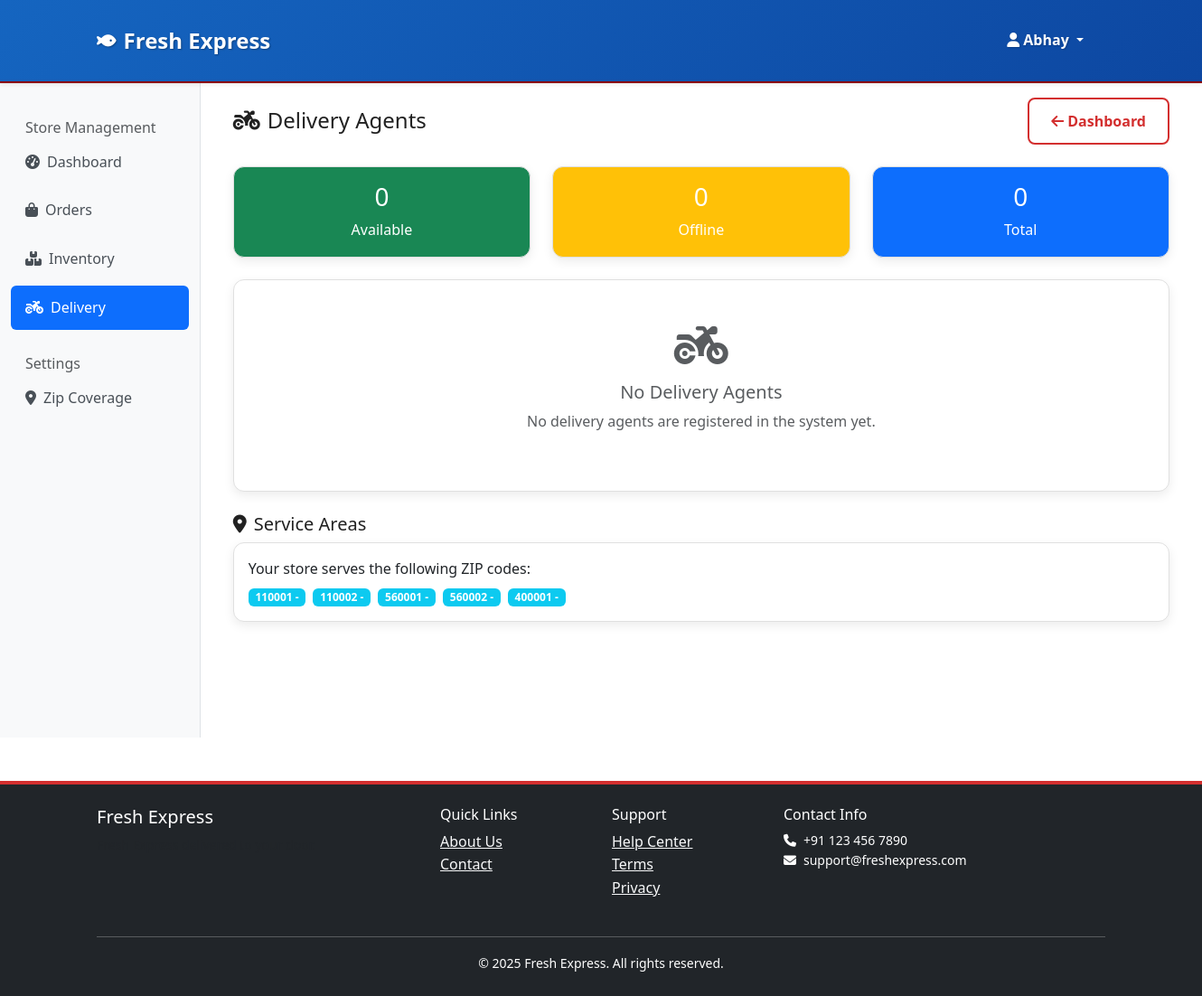
The app's page /stores/agents/ (signed in), older data.
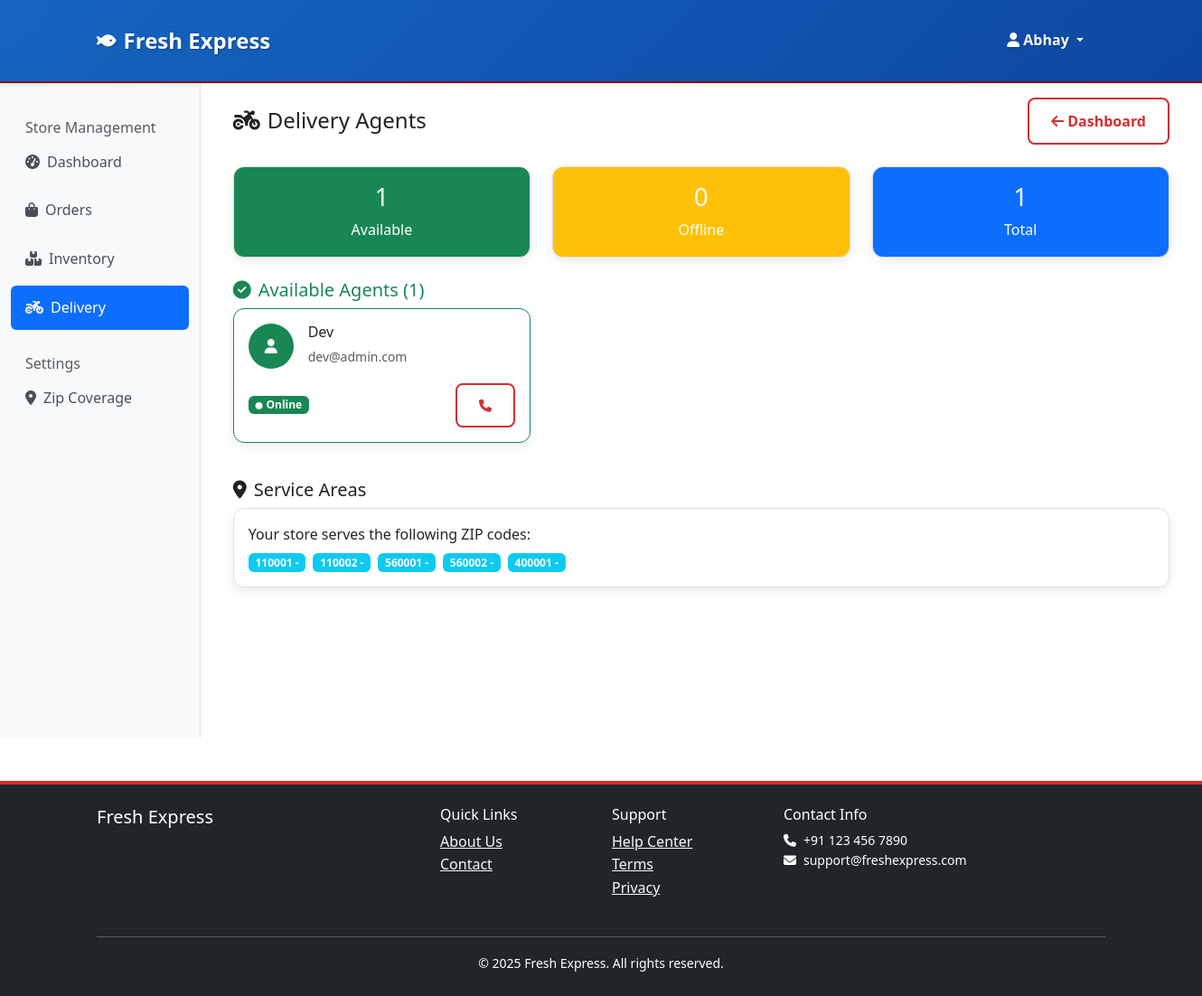
The same page, newer data.
### locations/models.py (models this page shows, shortened)
class ZipArea(TimeStampedModel):
    zip_code = models.CharField(max_length=10, unique=True, db_index=True)
    city = models.CharField(max_length=100)
    state = models.CharField(max_length=100)
    country = models.CharField(max_length=100, default='India')
    default_delivery_fee = models.DecimalField(max_digits=6, decimal_places=2, default=Decimal('0.00'))
    default_min_order_value = models.DecimalField(max_digits=8, decimal_places=2, default=Decimal('0.00'))
    default_delivery_time_minutes = models.PositiveIntegerField(default=60)
    latitude = models.DecimalField(max_digits=10, decimal_places=7, blank=True, null=True)
    longitude = models.DecimalField(max_digits=10, decimal_places=7, blank=True, null=True)
    is_active = models.BooleanField(default=True)
    class Meta:
        ordering = ['state', 'city', 'zip_code']
        indexes = [
            models.Index(fields=['zip_code', 'is_active']),
            models.Index(fields=['city', 'state']),
        ]

### delivery_new/models.py (models this page shows, shortened)
class DeliveryAgent(TimeStampedModel):
    STATUS_CHOICES = [
        ('active', 'Active'),
        ('offline', 'Offline'),
        ('on_break', 'On Break'),
        ('busy', 'Busy'),
    ]
    VEHICLE_CHOICES = [
        ('bicycle', 'Bicycle'),
        ('scooter', 'Scooter'),
        ('motorcycle', 'Motorcycle'),
        ('car', 'Car'),
        ('van', 'Van'),
    ]
    user = models.OneToOneField(User, on_delete=models.CASCADE, related_name='delivery_new_agent_profile')
    agent_id = models.CharField(max_length=20, unique=True, editable=False)
    store = models.ForeignKey(Store, on_delete=models.CASCADE, related_name='delivery_new_agents')
    phone_number = models.CharField(max_length=15)
    alternative_phone = models.CharField(max_length=15, blank=True, null=True)
    status = models.CharField(max_length=10, choices=STATUS_CHOICES, default='offline')
    is_available = models.BooleanField(default=False)
    max_concurrent_orders = models.PositiveIntegerField(default=3)
    service_area_radius = models.PositiveIntegerField(default=10, help_text="Service radius in km")
    vehicle_type = models.CharField(max_length=15, choices=VEHICLE_CHOICES, default='scooter')
    vehicle_number = models.CharField(max_length=20, blank=True, null=True)
    current_latitude = models.DecimalField(max_digits=10, decimal_places=7, blank=True, null=True)
    current_longitude = models.DecimalField(max_digits=10, decimal_places=7, blank=True, null=True)
    last_location_update = models.DateTimeField(blank=True, null=True)
    total_deliveries = models.PositiveIntegerField(default=0)
    successful_deliveries = models.PositiveIntegerField(default=0)
    average_rating = models.DecimalField(max_digits=3, decimal_places=2, default=0.00)
    class Meta:
        verbose_name = "Delivery Agent"
        verbose_name_plural = "Delivery Agents"

### accounts/models.py (models this page shows, shortened)
class User(AbstractUser):
    USER_TYPES = [
        ('customer', 'Customer'),
        ('store_owner', 'Store Owner'),
        ('delivery_agent', 'Delivery Agent'),
        ('admin', 'Admin'),
    ]
    user_type = models.CharField(max_length=20, choices=USER_TYPES, default='customer')
    phone_number = models.CharField(max_length=15, blank=True, null=True)
    email_verified = models.BooleanField(default=False)
    phone_verified = models.BooleanField(default=False)
    created_at = models.DateTimeField(auto_now_add=True)
    updated_at = models.DateTimeField(auto_now=True)

### stores/views.py (the view)
# urls.py: path('agents/', views.delivery_agents, name='delivery_agents'),
@store_required
def delivery_agents(request):
    try:
        store = Store.objects.get(owner=request.user)
    except Store.DoesNotExist:
        return redirect('core:home')
    from locations.models import ZipArea
    from stores.models import StoreZipCoverage
    served_zip_areas = ZipArea.objects.filter(
        store_coverages__store=store,
        store_coverages__is_active=True,
        is_active=True
    ).distinct()
    from delivery_new.models import DeliveryAgent
    from django.db.models import Q
    agents = DeliveryAgent.objects.filter(
        Q(store=store)
    ).select_related('user').distinct().order_by('-is_available', 'user__first_name')
    available_agents = agents.filter(is_available=True)
    unavailable_agents = agents.filter(is_available=False)
    context = {
        'store': store,
        'agents': agents,
        'available_agents': available_agents,
        'unavailable_agents': unavailable_agents,
        'served_zip_areas': served_zip_areas,
    }
    return render(request, 'stores/delivery_agents.html', context)

### accounts/models.py (called while the page is built)
    @classmethod
    def get_active_banners(cls, location=None):
        now = timezone.now()
        queryset = cls.objects.filter(
            is_active=True,
            valid_from__lte=now,
            valid_until__gte=now
        ).order_by('display_order', '-created_at')
        if location:
            queryset = queryset.filter(display_location=location)
        return queryset

### core/banner_context.py (called while the page is built)
def promotional_banners(request):
    return {
        'home_top_banners': PromotionalBanner.get_active_banners('home_top'),
        'home_middle_banners': PromotionalBanner.get_active_banners('home_middle'),
        'home_bottom_banners': PromotionalBanner.get_active_banners('home_bottom'),
        'loyalty_banners': PromotionalBanner.get_active_banners('loyalty_dashboard'),
        'checkout_banners': PromotionalBanner.get_active_banners('checkout'),
    }

### core/context_processors.py (called while the page is built, shortened)
def admin_context(request):
    context = {}
    return context

### templates/stores/delivery_agents.html (shortened to what this page needs)
{% extends 'stores/base.html' %}
{% load static %}
{% block store_content %}
<div class="container py-3">
    <div class="d-flex justify-content-between align-items-center mb-4">
        <h2 class="h4 mb-0">
            <i class="fas fa-motorcycle me-2"></i>Delivery Agents
        </h2>
        <a href="{% url 'stores:dashboard' %}" class="btn btn-outline-primary">
            <i class="fas fa-arrow-left me-1"></i>Dashboard
        </a>
    </div>
    <div class="row mb-4">
        <div class="col-md-4">
            <div class="card bg-success text-white">
                <div class="card-body text-center">
                    <h3>{{ available_agents.count }}</h3>
                    <p class="mb-0">Available</p>
                </div>
            </div>
        </div>
        <div class="col-md-4">
            <div class="card bg-warning text-white">
                <div class="card-body text-center">
                    <h3>{{ unavailable_agents.count }}</h3>
                    <p class="mb-0">Offline</p>
                </div>
            </div>
        </div>
        <div class="col-md-4">
            <div class="card bg-primary text-white">
                <div class="card-body text-center">
                    <h3>{{ agents.count }}</h3>
                    <p class="mb-0">Total</p>
                </div>
            </div>
        </div>
    </div>
    {% if available_agents %}
    <div class="mb-4">
        <h5 class="text-success">
            <i class="fas fa-check-circle me-2"></i>Available Agents ({{ available_agents.count }})
        </h5>
        <div class="row">
            {% for agent in available_agents %}
            <div class="col-md-6 col-lg-4 mb-3">
                <div class="card border-success">
                    <div class="card-body">
                        <div class="d-flex align-items-center mb-3">
                            <div class="bg-success rounded-circle d-flex align-items-center justify-content-center me-3"
                                 style="width: 50px; height: 50px;">
                                <i class="fas fa-user text-white"></i>
                            </div>
                            <div>
                                <h6 class="mb-1">{{ agent.user.get_full_name }}</h6>
                                <small class="text-muted">{{ agent.user.email }}</small>
                            </div>
                        </div>
                        <div class="d-flex justify-content-between align-items-center">
                            <span class="badge bg-success">
                                <i class="fas fa-circle me-1" style="font-size: 0.5rem;"></i>Online
                            </span>
                            {% if agent.user.phone_number %}
                                <a href="tel:{{ agent.user.phone_number }}" class="btn btn-sm btn-outline-primary">
                                    <i class="fas fa-phone"></i>
                                </a>
                            {% endif %}
                        </div>
                    </div>
                </div>
            </div>
            {% endfor %}
        </div>
    </div>
    {% endif %}
    {% if not agents %}
    <div class="card">
        <div class="card-body text-center py-5">
            <i class="fas fa-motorcycle fa-3x text-muted mb-3"></i>
            <h5 class="text-muted">No Delivery Agents</h5>
            <p class="text-muted">No delivery agents are registered in the system yet.</p>
        </div>
    </div>
    {% endif %}
    {% if served_zip_areas %}
    <div class="mt-4">
        <h5><i class="fas fa-map-marker-alt me-2"></i>Service Areas</h5>
        <div class="card">
            <div class="card-body">
                <p class="mb-2">Your store serves the following ZIP codes:</p>
                <div class="d-flex flex-wrap gap-2">
                    {% for zip_area in served_zip_areas %}
                        <span class="badge bg-info">{{ zip_area.zip_code }} - {{ zip_area.area_name }}</span>
                    {% endfor %}
                </div>
            </div>
        </div>
    </div>
    {% endif %}
</div>
{% endblock %}

Row changes from the older to the newer data that the page shows:
added DeliveryAgent: user.get_full_name "Dev", user.email "dev@admin.com"
Text that changed along with them:
{{ available_agents.count }}: "0" → "1"
{{ agents.count }}: "0" → "1"
{{ available_agents.count }}: (not shown) → "1"
text no longer shown: "No Delivery Agents No delivery agents are registered in the system yet."
text now shown: "Available Agents ( )"
